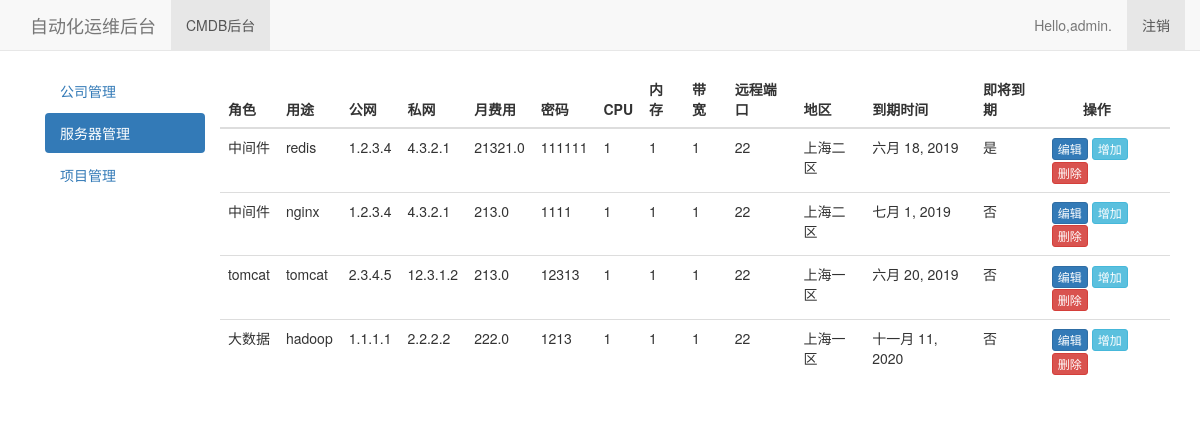
The page /cmdb/server (signed in) on the database as committed earlier.
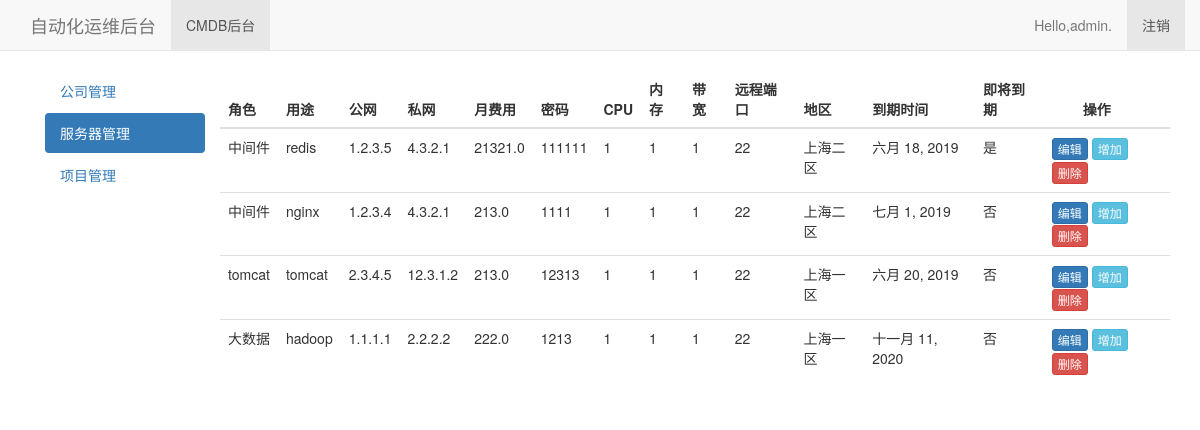
The same page on the database as committed later.
### cmdb/models.py (models this page shows, shortened)
class Servers(models.Model):
    roles=models.CharField(max_length=20,verbose_name='服务器角色')
    usage=models.CharField(max_length=20,verbose_name='服务器用途')
    pub_ipaddress=models.GenericIPAddressField(verbose_name='公网地址')
    private_ipaddress=models.GenericIPAddressField(verbose_name='私网地址')
    customer = models.FloatField(max_length=10, verbose_name='月费用')
    password = models.CharField(max_length=30, verbose_name='服务器密码')
    cpu=models.IntegerField(verbose_name='CPU核数')
    mem=models.IntegerField(verbose_name='内存大小')
    bandwidth=models.IntegerField(verbose_name='带宽')
    port=models.IntegerField(verbose_name='远程端口')
    area=models.CharField(max_length=10,verbose_name='地区')
    expiration_time=models.DateField(verbose_name='到期时间')
    company=models.ForeignKey(Company,default=1)
    @property
    def is_expiration(self):
        if (parse(str(self.expiration_time)) - parse(daytime)).days >= 5:
            return True
    class Meta:
        verbose_name_plural = "服务器"

### cmdb/views.py (the view)
# urls.py: url(r'server',views.showservers,name='server'),
@login_required
def showservers(request):
    servers = Servers.objects.all()
    daytime=time.strftime('%Y-%m-%d',time.localtime(time.time()))
    context = {"servers": servers,'daytime':daytime}
    return render(request, 'cmdb/server.html', context)

### cmdb/templates/cmdb/server.html
{% extends "ops/base.html" %}
{% block content %}
    <div class="container-fluid">
      <div class="row">
        <div class="col-sm-3 col-md-2 sidebar">
            <ul class="nav nav-pills nav-stacked">
              <li role="presentation" ><a href="{% url 'cmdb:company' %}">公司管理</a></li>
              <li role="presentation" class="active"><a href="{%url 'cmdb:server'  %}">服务器管理</a></li>
              <li role="presentation"><a href="#">项目管理</a></li>
            </ul>
        </div>
        <div >
          <div class="table-responsive">
            <table class="table table-hover">
              <thead>
                <tr>
                  <th>角色</th>
                  <th>用途</th>
                  <th>公网</th>
                  <th>私网</th>
                  <th>月费用</th>
                  <th>密码</th>
                  <th>CPU</th>
                  <th>内存</th>
                  <th>带宽</th>
                  <th>远程端口</th>
                  <th>地区</th>
                  <th>到期时间</th>
                  <th>即将到期</th>
                  <th>&nbsp&nbsp&nbsp&nbsp&nbsp&nbsp&nbsp&nbsp操作</th>
                </tr>
              </thead>
              <tbody>
              {% for server in servers %}
                <tr>
                  <td>{{ server.roles }}</td>
                  <td>{{ server.usage }}</td>
                  <td>{{ server.pub_ipaddress }}</td>
                  <td>{{ server.private_ipaddress }}</td>
                  <td>{{ server.customer }}</td>
                  <td>{{ server.password }}</td>
                  <td>{{ server.cpu }}</td>
                  <td>{{ server.mem }}</td>
                  <td>{{ server.bandwidth }}</td>
                  <td>{{ server.port }}</td>
                  <td>{{ server.area }}</td>
                  <td>{{ server.expiration_time }}</td>
                    {% if server.is_expiration %}
                    <td>否</td>
                    {% else %}
                    <td>是</td>
                    {% endif %}
                  <td><a  class="btn btn-primary btn-xs"  href="{% url 'cmdb:edit_server' server.id %}">编辑</a>
                      <a  class="btn btn-info btn-xs"  href="{% url 'cmdb:new_server'%}">增加</a>
                      <a  class="btn btn-danger btn-xs"  href="{% url 'cmdb:del_server' server.id %}">删除</a>
                  </td>
                </tr>
              {% endfor %}
              </tbody>
            </table>
          </div>
        </div>
      </div>
    </div>
{% endblock content %}

Rows that differ between the two databases and show on the page:
changed Servers "redis": pub_ipaddress "1.2.3.4" → "1.2.3.5"
